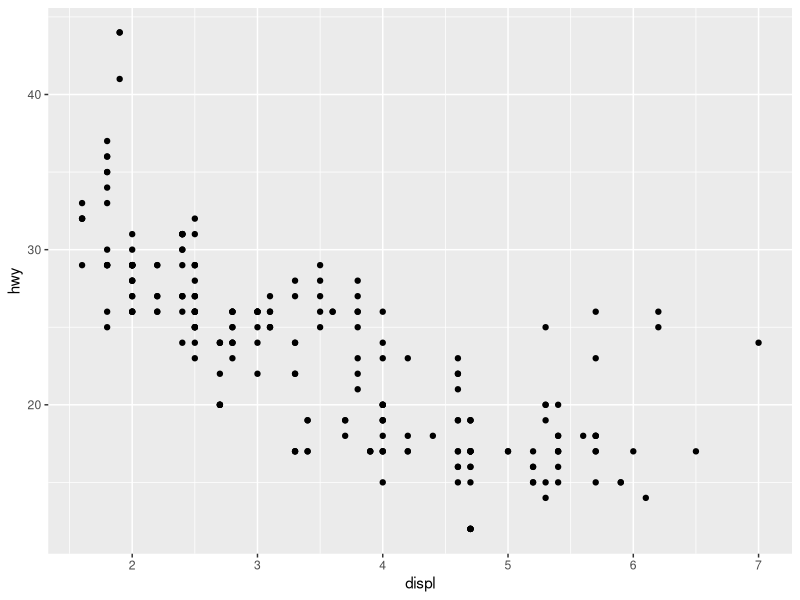
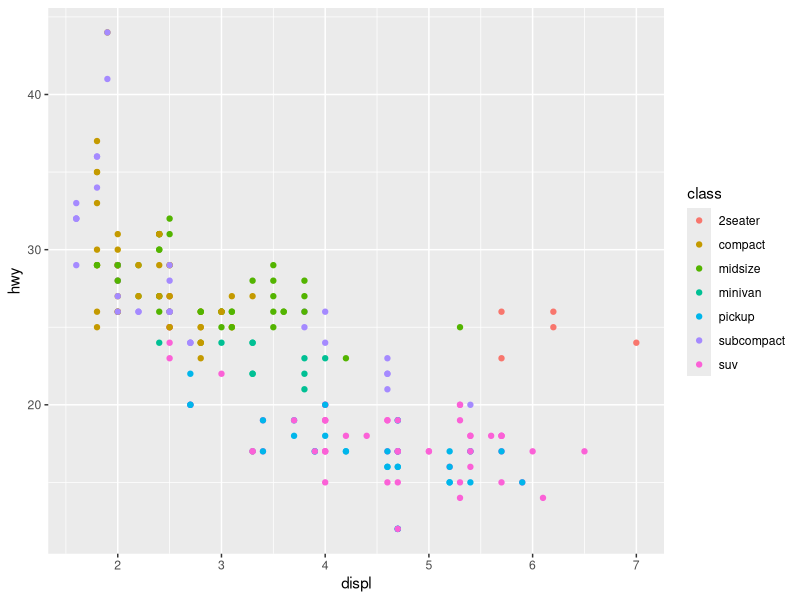
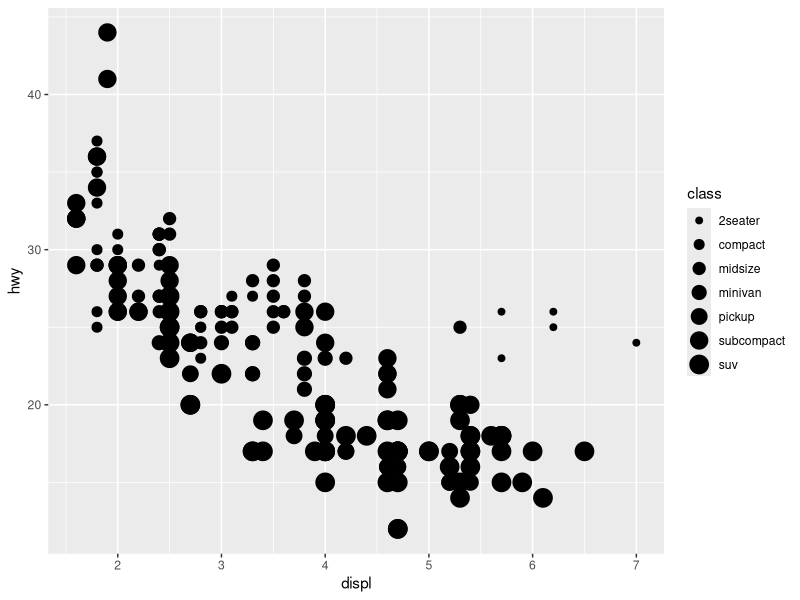
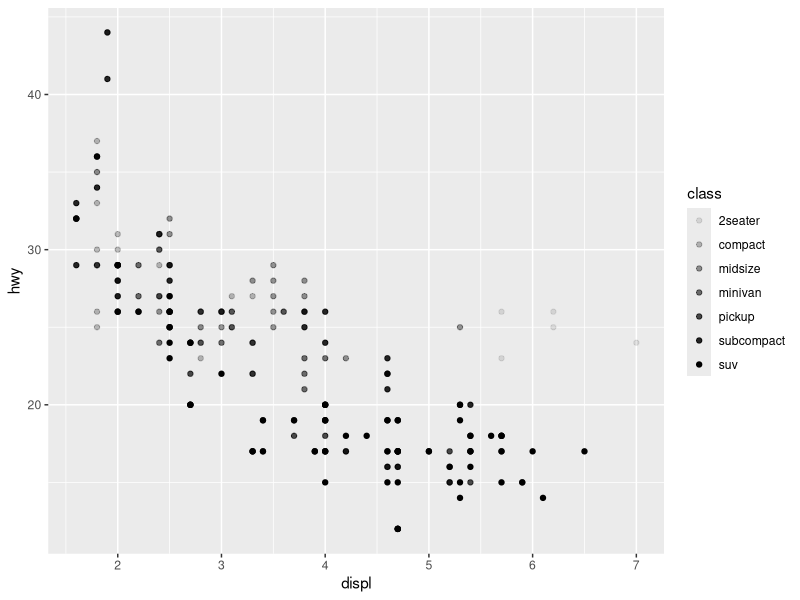
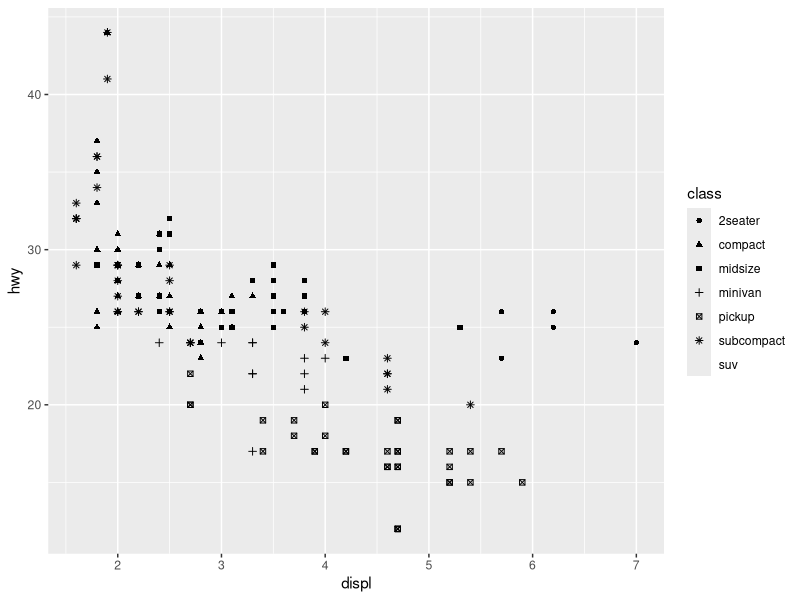
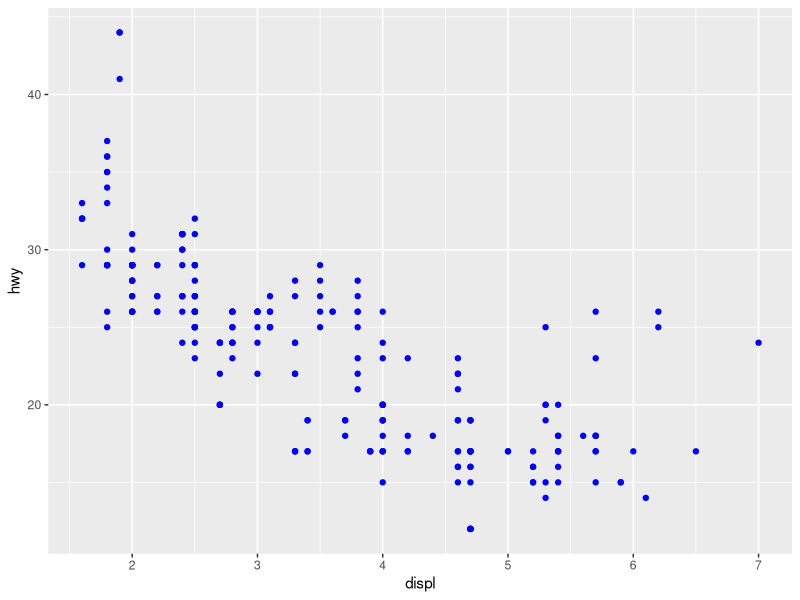
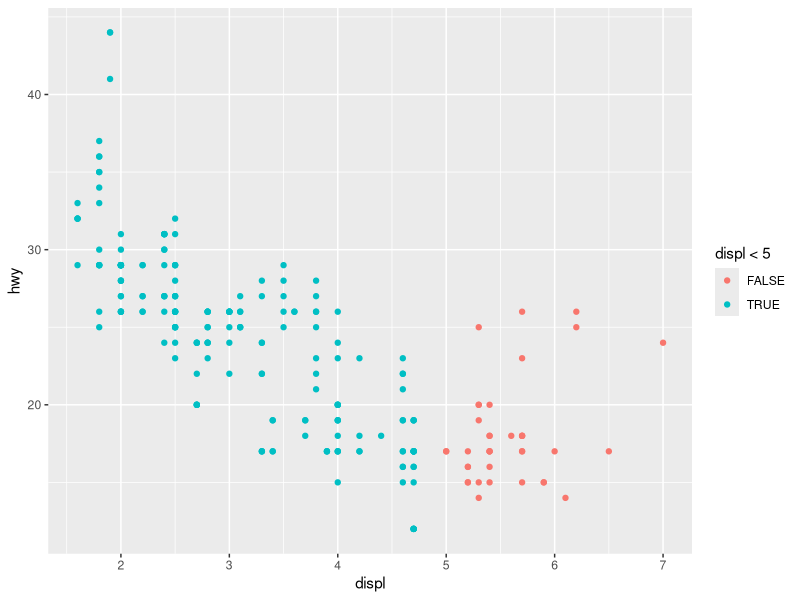
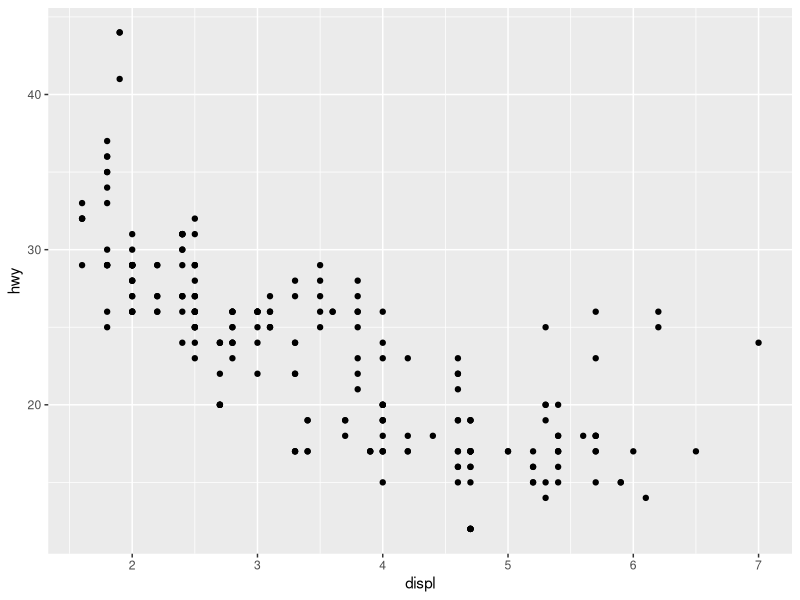

Reproduce these figures in R, in order.
#Programming Fundamentals_Workshop 1####


# Basic arithmetic (e.g. wrangling sea surface temperatures)

24.5 + 1.2
32.0 / 4


#----------------------------#
 # MB5370: Techniques in Marine Science 1
 # Programming Fundamentals 
 # < Jessica > 
 # < 15/09/26 > 
#----------------------------#

#Workshop 01. Introduction ####

## 1.4 R syntax and working in scripts ####

# This section introduces us to R by running simple calculations inside a script.
# Indexed outputs: 

2 + 1 

1:30

6 * + 2

# 6 % 2 


#---------------------------
#Functions and Arguments 

years_old <- 25.3
round(years_old) # rounds up
floor(years_old) # rounds down 


years_old <- 25.365 #Adding decimal digits for the propt below 
 round (years_old, 2) # comma after the object to specify argument (rounding to 2 decimal points)

 
 args(round) # query function arguments to discover the options for each function 
#?round, ? can also be used to go help

 
 args(round) # use args in the Console
#function (x, digits = 0)


#-----------------------------#
# Objects and the assignment operator## 
## this section focuses on understanding how data is stored in r and why that matters.


 # Saving a single value 
   coral_count <- 42
 # Saving a vector of multiple fish lengths (in mm)
   fish_lengths <- c(124, 152, 98, 221, 146)

   
   # Manipulating objects 
    coral_count + 1 # adding value 
    coral_count + coral_count
  
    Coral_Count <- 1 
    coral_count + Coral_Count


# Object naming rules

    
# 1_age <- 25 # starts with a number
    #Error: unexpected input in "01_"
    
# !_age <- 25 # no special symbols
    # Error: unexpected input in "!_"
    
  coral_count <- 25 # no spaces
   # Error: unexpected symbol in "coral count"

    #> `coral count` <- 25 # spaces used but with back ticks
    

# debugging code 

    # Field survey data
    quadrat_area_m2 <- 0.25
    number_of_quadrats <- 16
    total_area_surveyed <- quadrat_area_m2 * number_of_quadrats
    
    # Let's print out the result
    print(total_area_surveyed)

  ## Result 
    4

#-----------------------------------------#
## 1.5 Packages#### 

#Installing and loading tidyverse 
#install.packages("tidyverse") # download and install
library(tidyverse) # load into current session


#----------------------------------------#

## 1.6 Data types ####
    # Assign variable values
    ## Exercise checking structures

site_name <- "Heron_Island"
transect_depth_m <- 12.5
bleaching_present <- TRUE
    
# Check using function class()
class(site_name)
class(transect_depth_m)
class(bleaching_present)
    
# Check using function str()
str(site_name)
str(transect_depth_m)
str(bleaching_present)


## Exercise rounding numbers 

# Tracking the age of an old-growth Porites coral colony
    years_old <- 25.765

# Clean this up for our summary report
    round(years_old, 2)

    
# Result 
    25.76
    
# Manipulating outpiuts 
# Make variables
    years_old <- 25.765
    rounded_age <- round(years_old, 2)

    
# Combine text and data variables
    paste("Average colony age is", rounded_age, "years old")
# we want to change result ti]o 1 decimal place as show below
    years_old <- 25.765
    rounded_age <- round(years_old, 1)
# Result 25.8


#----------------------------------------#
## 1.7 Data Structures ####
# Making a vector full of characters 

    coral_spp <- c("Porites", "Acropora", "Montastrea")

# Vectors 

    class(fish_lengths) # Numeric
    class(coral_spp) # Character 

# vectors with mixed variables 

    notes <- c("Acropora", 27.5, TRUE)

 # Lists 

    notes[[1]] # ACropora 
    notes[[2]] # 27.5
   

# Data frames and tibbles 

    my_dataframe <- data.frame (no = c(1,2,3), c("Plectropomus", "Scarus", "Pomacentrus"), c("TRUE", "FALSE", "TRUE"))
    my_dataframe
    str (my_dataframe)

    # Sometimes it gets it wrong, so get into the habit of checking and changing it if necessary. You can do this by accessing the column and changing its type:

    my_dataframe$no = as.factor(my_dataframe$no)
    str (my_dataframe)
  
#-----------------------------------------------#   
## 1.8 R projects and workspace architecture ####
  ## The working directory and saving your work 
    ### R projects: Escaping setwd()hell
    # not going to use setwd(), now using R Projects (.Rproj)
    # Exercise: Getting set up with R projects
    
    #source("file name ") - similar function to setwd()
    #getwd() - used to locate a directory 
#-----------------------------------------------#  
#1.9 Quarto for Reporting####
#-----------------------------------------------









# Workshop 2 ####
    
#Create first ggplot 
    ggplot(data = mpg) +
      geom_point(mapping = aes(x = displ, y = hwy)) 

   ##ggplot creates a coordinate system 
   ##So ggplot(data = mpg) creates an empty graph, but it’s not very interesting
  ##The function geom_point() adds a layer of points to your plot, which creates a scatter plot
    ##The mapping argument is always paired with aes(), and the x and y arguments of aes() specify which variables to map to the x and y axes. 
    
#---------------------------------------------#
    #understanding the grammer of graphs 
    ## graphing template 
    ### In all cases, your ggplot code will follow a generic template like the one below. You  will always call ggplot, offer it data, and then provide a geom function with a collection of mappings, which dictate how your plot will look
    
 #Usual tamplate
    #ggplot(data = <DATA>) +
     # <GEOM_FUNCTION>(mapping = aes(<MAPPINGS>))
    
    #ggplot() # create window without data 
    #ggplot(data = mpg)
    # adding a third variable such as class by mapping it into an aesthetic "aes()" includes shapes, size and color
  ## So when you’re creating a plot, you essentially need two attributes of a plot: a geom and aesthetics.
    
    ggplot(data = mpg) +
      geom_point(mapping = aes(x = displ, y = hwy, colour = class))
    
  ## we just mapped class to color, but you map to the size aesthetic in the exact same way
    
    #change point size by class 
    ggplot(data = mpg) +
      geom_point(mapping = aes(x = displ, y = hwy, size = class))
    #> Warning: Using size for a discrete variable is not advised.
    
    #Change point transparency by class (alpha).
    #Here the alpha aesthetic is what dictates the transparency.
    #Also consider trying a simple number, like 0.3 to this aesthetic, which globally applies a transparency to all points.
    
    ggplot(data = mpg) +
      geom_point(mapping = aes(x = displ, y = hwy, alpha = class))
    
    # own note: the point size is goof but the color not recommanded 
    
    #change point shaoe by class 
    
    ggplot(data = mpg) +
      geom_point(mapping = aes(x = displ, y = hwy, shape = class))
    
    #own note: shapes are good but they overlap and are of the same color 
    
    #You can also set these properties manually, such as by offering a number or a colour.Let’s make all of our points blue.
    
    
    ggplot(data = mpg) +
      geom_point(mapping = aes(x = displ, y = hwy), color = "blue")
    
    #There are a range of manual aesthetics you can set to manually alter the appearance of your
    #plot. These include:
    #The name of a color as a character string.
    #The size of a point in mm.
    #The shape of a point as a number, as shown in Figure 3.1.
    
    ggplot(data = mpg) + geom_point(mapping = aes(x = displ, y = hwy, color = displ < 5))
     # take note of spacing
     # everything to alter the aesthetic must be in the aesthetic brackets 
    

    #Troubleshooting 
    ggplot(data = mpg) + 
      geom_point(mapping = aes(x = displ, y = hwy))
    # the + should be on top line
    
    
    #Facet and panel plots 
    
   # To facet your plot using a single variable, use facet_wrap().
    # Facet wrap syntax is in the function of a formula (kind of like a linear model formula), where the ~ dictates which variable you want to subset your data with.
    # Note: only use facet_wrap() for discrete variables.
    ggplot(data = mpg) +
      geom_point(mapping = aes(x = displ, y = hwy)) +
      facet_wrap(~ class, nrow = 2) # break data displyed into subsets, as displyed into their classes 
    #faceting is basically ploting data into subsets 
    #If you want to do this with more than one variable, then use facet_grid(). Here you need two variables using ~ to split them up.
    #Facet plot on the combination of two variables using facet_grid(). Facet grid needs two variables separated by a ~
    
    ggplot(data = mpg) +
      geom_point(mapping = aes(x = displ, y = hwy)) +
      facet_grid(drv ~ cyl)
    
  #Use a . if you do not want to facet in the rows or column dimension. Note what happens in this case:
    
    ggplot(data = mpg) +
      geom_point(mapping = aes(x = displ, y = hwy)) +
      facet_grid(.~ cyl) # the display becomes more straight 
    
 #-----------------------------------------------# 
   #2.21 Fitting simple line ####
    # To display data as points, use geom_point().
    
    ggplot(data = mpg) +
      geom_point(mapping = aes(x = displ, y = hwy))
    
    # To display the same data as a smooth line fit through the points use geom_smooth().
    ggplot(data = mpg) +
      geom_smooth(mapping = aes(x = displ, y = hwy)) # note that the geom_point() is not included to include the points 
      
    # Combining points and lines 
      ggplot(data = mpg) +
        geom_point(mapping = aes(x = displ, y = hwy)) + 
        geom_smooth(mapping = aes(x = displ, y = hwy))
      
      ggplot(data = mpg) +
        geom_point(mapping = aes(x = displ, y = hwy, linetype = drv, colour = drv)) +
        geom_smooth(mapping = aes(x = displ, y = hwy, linetype = drv, colour = drv)) # added the color by the drv 
      
      # Here we have two geoms on the same graph (points and lines)!
      #edit above to play with the geom####
      
      #Here we will use the group argument to show that our data is in fact grouped.
      #It won’t add a new legend but can easily be used to vary your plots by the discrete variable.
      
      #Set the group aesthetic to a categorical variable to draw multiple objects.
      
      
      ggplot(data = mpg) +
        geom_smooth(mapping = aes(x = displ, y = hwy, group = drv))
      
      # Change the color of each line based on drv value
    
      
     ggplot(data = mpg) +
        geom_smooth(mapping = aes(x = displ, y = hwy, color = drv),
        show.legend = FALSE,
      )
      #show.legend = FALSE, removes ledgend from graph
     
    # combining line and point geom as done previously 
     
     ggplot(data = mpg) +
       geom_point(mapping = aes(x = displ, y = hwy)) +
       geom_smooth(mapping = aes(x = displ, y = hwy))
     
     # however the mappings are duplicated, want to make it more efficient 
     # Short version of the strings above 
     #ggplot(data = mpg, mapping = aes(x = displ, y = hwy)) +
      # geom_point() +
       #geom_smooth()
     
     #changing colors 
     
     ggplot(data = mpg, mapping = aes(x = displ, y = hwy)) +
       geom_point(mapping = aes(color = class)) +
       geom_smooth()
  
    #The same goes if you want to specify different data for each layer. 
     #Here, we use a filter(class ="subcompact") to select a subset of the data and plot only that subset.
     
     ggplot(data = mpg, mapping = aes(x = displ, y = hwy)) +
       geom_point(mapping = aes(color = class)) +
       geom_smooth(data = filter(mpg, class == "subcompact"), se = FALSE)
     
   #question####  
     #own note:the line changes to following the class?
     
     #1. What geom would you use to draw a line chart? A boxplot? A histogram? An area chart?
     #Answer: geom_line()

     
     #2. Run this code in your head and predict what the output will look like. Then, run the code in R and check your predictions. Will these two graphs look different? Why/why not? 
     #my predictions:both graphs would look the same 
     #ggplot(data = mpg, mapping = aes(x = displ, y = hwy)) +
      #geom_point() +
       #geom_smooth()
     
     
     ggplot() +
       geom_point(data = mpg, mapping = aes(x = displ, y = hwy)) +
       geom_smooth(data = mpg, mapping = aes(x = displ, y = hwy))
 
     
##2.22 Transforming and stats####
     
     #The diamonds dataset comes in ggplot2 and contains information about ~54,000 diamonds, including the price, carat, color, clarity, and cut of each diamond.
     
###2.22.1 Ploting statistics####
     
    # Our first bar chart shows that more diamonds are available with high quality cuts than low quality cuts. The quality of the shape the diamond has been cut literally!
     
     
     ggplot(data = diamonds) +
       geom_bar(mapping = aes(x = cut))
     
     #On the x-axis, the chart displays cut, a variable from the diamonds dataset. On the y-axis, it displays count, but count is not a variable in diamonds! 
     #Where does count come from? Many graphs, like scatterplots, plot the raw values of your dataset. 
     #Other graphs, like bar charts, calculate new values to plot:
      # bar charts, histograms, and frequency polygons “bin” your data and then plot bin counts (the number of points that fall in each bin).
      # smoothers fit a model to your data and then plot predictions from the model.
      # boxplots compute a robust summary of the distribution and then display a specially formatted box.
     ### so absically the counts are done after analysing of viewing the dataset! using stat. 
     #The algorithm used to calculate new values for a graph is called a stat, short for statistical transformation.
     
     #You can generally use geoms and stats interchangeably. For example, you can recreate the
     #previous plot using stat_count() instead of geom_bar()
     
     #ggplot(data = diamonds) +
       #stat_count(mapping = aes(x = cut))
     
     #The main reason this is so easy is because every geom has a default stat and every stat has a default geom, which means you don’t need to worry about what’s going on.
     
####2.22.2 Overview defaults in ggplot2####
      
     # The defaults stat are not the only thing you can do. 
     #defaults are there in the first place can have bug implications on results, so you should alwasy make an effort to understand any of these black box outputs.
     # Whats the default? How can it change? Whats it doing to my work?
     
     # Thus, you might want to overwrite it, a default stat, now that you understand what the defaults are
     # Change the default stat (which is a count, a summary) to identity (which is the raw value of a variable).
     
     #Don’t worry yet about the “tribble()” function from the code below. It’s just used to make tibble and we will learn about those in a bit (they’re basically a dataframe).
     
     demo <- tribble(
       ~cut,
       ~freq,
       "Fair"
       , 1610,
       "Good"
       , 4906,
       "Very Good"
       , 12082,
       "Premium"
       , 13791,
       "Ideal"
       , 21551
     )
     demo
     
     ggplot(data = demo) +
       geom_bar(mapping = aes(x = cut, y = freq), stat = "identity")
     
     #You can also override a default mapping from transformed variables to aesthetics.
     #For instance, you could display a bar chart of the proportion of your total diamond dataset rather than a count.
     
     ggplot(data = diamonds) +
       geom_bar(mapping = aes(x = cut, y = stat(prop), group = 1))
     #> Warning: `stat(prop)` was deprecated in ggplot2 3.4.0.
     #Displying according to total than count which is the default stat
     
###2.22.3 Plotting statistical details#### 
     
     # showing more about these transformations
     ggplot(data = diamonds) +
       stat_summary(
       mapping = aes(x = cut, y = depth),
       fun.min = min,
       fun.max = max,
       fun = median
     )
     
##2.23 Aesthetic adjustments####
     
     #Another way to boost the way you can convey information with plots using ggplot2 is to use aesthetics like colour or fill to change aspects of bar colours.
 
     ggplot(data = diamonds) +
       geom_bar(mapping = aes(x = cut, colour = cut)) # coloring the the cut, which may appear as a highlight 
     ggplot(data = diamonds) +
       geom_bar(mapping = aes(x = cut, fill = cut)) # filling the bars representing the cuts with color 
      # the difference is between the use of "fill" and "color
     
     
     ggplot(data = diamonds) +
       geom_bar(mapping = aes(x = cut, colour = cut)) # coloring the the cut, which may appear as a highlight 
     ggplot(data = diamonds) +
       geom_bar(mapping = aes(x = cut, fill = clarity)) #clarity is another style used to color fill the cut 
     
     #The ability to make position adjustments is vital,
     #it allows you to customise your plots in three ways:
     #identity (raw data), fill (changes heights) and dodge (which forces ggplot2 to not put things on top of each other)
     
     #if you use position = "identity", you will be able to place each object exactly where it falls in the context of the graph.
     
     #This is vital for point charts like scatter plots but makes a mess in a bar plot situation by showing too much information (a bar plot generally summarises information). So in this case we will need to alter the bar aesthetic.
     
     #To alter transparency (alpha)
     ggplot(data = diamonds, mapping = aes(x = cut, fill = clarity)) +
       geom_bar(alpha = 1/5, position = "identity")
     #To color the bar outlines with no fill color
     ggplot(data = diamonds, mapping = aes(x = cut, colour = clarity)) +
       geom_bar(fill = NA, position = "identity") # the fill = NA removes any fill
        
     
     # position = "fill" worls like stacking but makes each of stacked bars the same height
     ggplot(data = diamonds) +
       geom_bar(mapping = aes(x = cut, fill = clarity), position =
           "fill") # the count also changes to account for the same height in bars reading the quality of cut
     
     #position = "dodge" places overlapping objects directly beside one another.
     
     ggplot(data = diamonds) +
       geom_bar(mapping = aes(x = cut, fill = clarity), position = "dodge") # so not stacked but beside each other 
     
     #jitter, which slightly moves points so you can see them all (especially when they overlap). I’m sure you’ve seen really nice box plots with jittered points all over them, which you handle with this function.
      #position = "jitter" adds a small amount of random noise to each point to avoid overplotting when points overlap. This is useful for scatterplots but not barplots.
    
     
     ggplot(data = mpg) +
       geom_point(mapping = aes(x = displ, y = hwy), position = "jitter")
     # creates a bit of noise to avoid overlapping 
     
#--------------------------------------------------#     
    
##2.24 The layered grammer of graphics#### 
      
    #Most of the time you won’t need to populate all of these, because ggplot2 has defaults for most of them, but overall you have enough here to build almost any plot
     
     # ggplot(data = <DATA>) +
      #  <GEOM_FUNCTION>(
        #  mapping = aes(<MAPPINGS>),
        #  stat = <STAT>,
        #  position = <POSITION>
      #  ) +
      #  <FACET_FUNCTION>
#own build       
       
#--------------------------------------------------#     
       #setting up Git anf Github####
     
    #install.packages("usethis")
     #credentials::git_credential_ask() # where you place in your username and token as password 
     #usethis::git_sitrep() # like a check
     
     #--------------------------------------------------#
#Workshop 4. AI####
     #Step 1 - Preparing workplace 
     
     #Load tidyverse and palmerpenguins libraries
     library(tidyverse)
     library(palmerpenguins)
     #install.packages("palmerpenguins")
     
     #Step 2 - Prompt for a multi-variable scatter plot 
     
     # Create a ggplot scatter plot using the penguins dataset. 
     # Plot bill_length_mm on the x-axis and bill_depth_mm on the y-axis.
     # Color points by species and use geom_point with size 3.
     # Add a minimal theme and clean labels.
     
     ggplot(data = penguins, mapping = aes(x = bill_length_mm, y = bill_depth_mm, color = species)) +
       geom_point(size = 3) +
       theme_minimal() +
       labs(title = "Bill Length vs Bill Depth by Species",
            x = "Bill Length (mm)",
            y = "Bill Depth (mm)",
            color = "Species")
     
     #Step 3 - open-end comparitive plotting 
     # build a scatter plot mapping body_mass_g against flipper_length_mm, adding a linear regression trend line (geom_smooth) for each species. 
     ggplot(data = penguins, mapping = aes(x = flipper_length_mm, y = body_mass_g, color = species)) +
       geom_point(size = 3) +
       geom_smooth(method = "lm", se = FALSE) +
       theme_minimal() +
       labs(title = "Body Mass vs Flipper Length by Species",
            x = "Flipper Length (mm)",
            y = "Body Mass (g)",
            color = "Species")
     
     # generate a boxplot comparing flipper_length_mm across different species, faceted by island, using custom color palettes. 
     ggplot(data = penguins, mapping = aes(x = species, y = flipper_length_mm, fill = species)) +
       geom_boxplot() +
       facet_wrap(~ island) +
       scale_fill_brewer(palette = "Set2") +
       theme_minimal() +
       labs(title = "Flipper Length by Species and Island",
            x = "Species",
            y = "Flipper Length (mm)",
            fill = "Species")
     
     # The boxplot was choisen to compare the distribution of flipper lengths across species, while faceting by island allows for a clear comparison of how these distributions vary across different geographic locations. 
     # The custom color palette enhances visual distinction between species. 
     # While compared to the scatter plot option, information displayed where less clearly visualized compared to the boxplot.
     #Copilot was used to generate plots and a few descriptive text within workshop 4. 
     
     
     
     
     
